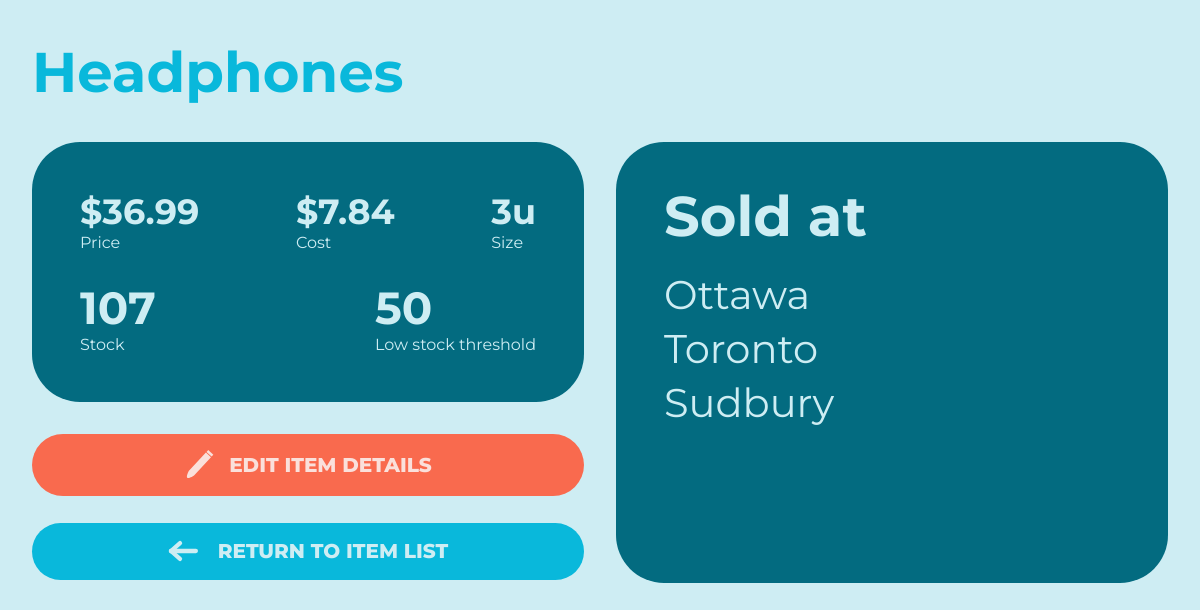
Page /view-item/Headphones on the committed database.
### wms/models.py (models this page shows, shortened)
class ItemTemplate(db.Model):
    _id = db.Column(db.Integer, primary_key=True)
    name = db.Column(db.String(MAXIMUM_NAME_LEN), unique=True, nullable=False)
    price = db.Column(db.Float, nullable=False)
    cost = db.Column(db.Float, nullable=False)
    size = db.Column(db.Integer, nullable=False)
    low_threshold = db.Column(db.Integer, nullable=False)
    instances = db.relationship('Item', backref='item_template', lazy=True)  # Instances using this item template
    @hybrid_property
    def warehouses(self):
        return [instance.warehouse for instance in self.instances]
    @hybrid_property
    def stock(self):
        stock = 0
        for instance in self.instances:
            stock += instance.quantity
        return stock

class Item(db.Model):
    _id = db.Column(db.Integer, primary_key=True)
    quantity = db.Column(db.Integer, nullable=False)
    warehouse = db.Column(db.String(MAXIMUM_NAME_LEN), db.ForeignKey('warehouse.name'), nullable=False)
    item_template_id = db.Column(db.Integer, db.ForeignKey('item_template._id'), nullable=False)

### wms/routes.py (the view, shortened to what this page needs)
@app.route("/view-item/<item_name>", methods=METHODS)
def view_item(item_name):
    item = ItemTemplate.query.filter_by(name=item_name).first()
    itemForm = ItemForm()
    itemForm.editing_details = True
    itemForm.current_id = item._id
    return render_template("view-item.html",
                           item=item,
                           price_format=price_format,
                           capacity_format=capacity_format,
                           itemForm=itemForm)

### wms/functions.py (called while the page is built)
def price_format(price, small=False):
    price = round(price, 2)
    if small:
        if price >= 1000:
            price /= 1000
            return "{:.2f}K".format(price)
    if price < 10000:
        return "{:,.2f}".format(price)
    else:
        if 1000000 < price < 9000000:
            price /= 1000000
            return "{:.2f}M".format(price)
        price /= 1000
        return "{:.2f}K".format(price)

def capacity_format(capacity):
    if capacity < 10000:
        return "{:,}".format(capacity)
    elif 10000 <= capacity <= 999999:
        capacity /= 1000
        return "{:.2f}K".format(capacity)
    else:
        capacity /= 1000000
        return "{:.2f}M".format(capacity)

### wms/templates/view-item.html (shortened to what this page needs)
<!DOCTYPE html>
{% extends "base.html" %}
{% block content %}
<link rel="stylesheet" href="{{url_for('static', filename='view-item.css')}}">
<h1>{{item.name}}</h1>
<div class="main-content">
    <div class="left-half">
        <div class="stats">
            <ul class="top-row">
                <li>
                    <h2>${{price_format(item.price)}}</h2>
                    <p>Price</p>
                </li>
                <li>
                    <h2>${{price_format(item.cost)}}</h2>
                    <p>Cost</p>
                </li>
                <li>
                    <h2>{{capacity_format(item.size)}}u</h2>
                    <p>Size</p>
                </li>
            </ul>
            <ul class="bottom-row">
                <li>
                    <h2>{{capacity_format(item.stock)}}</h2>
                    <p>Stock</p>
                </li>
                <li>
                    <h2>{{capacity_format(item.low_threshold)}}</h2>
                    <p>Low stock threshold</p>
                </li>
            </ul>
        </div>
        <button class="edit-item" id="edit-item">
            <h1>Edit Item Details</h1>
        </button>
        <a href="{{url_for('items')}}">
            <button class="home-button" id="home-button">
                <h1>Return to Item List</h1>
            </button>
        </a>
    </div>
    <div class="right-half">
        <div class="sold-at">
            <h1>Sold at</h1>
            <ul class="warehouse-list">
                {% for warehouse_name in item.warehouses %}
                    <li>
                        {{warehouse_name}}
                    </li>
                {% endfor %}
            </ul>
        </div>
    </div>
</div>
{% endblock content %}

### wms/static/main.css (style rules this page uses)
body, html { margin: 0; padding: 0; background-color: #CEEDF3; font-family: 'Montserrat', sans-serif; scroll-behavior: smooth; }
a, button { cursor: pointer; font-family: 'Montserrat', sans-serif; text-decoration: none; }
a:link, button:link { text-decoration: none !important; }

### wms/static/view-item.css (style rules this page uses)
body { margin: 0 2em; padding: 0; }
h1 { color: #09B8DB; font-size: 3.5em; margin-bottom: 20px; }
ul, li { list-style: none; margin: 0; padding: 0; }
.main-content { display: -webkit-box; display: -ms-flexbox; display: flex; }
.main-content .left-half, .main-content .right-half { width: 50%; padding: 1em 0; }
.main-content .left-half { padding-right: 1em; }
.main-content .right-half { padding-left: 1em; }
.stats { background-color: #036B80; color: #CEEDF3; border-radius: 3em; padding: 3em; margin-bottom: 2em; }
.stats ul { display: -webkit-box; display: -ms-flexbox; display: flex; -webkit-box-pack: justify; -ms-flex-pack: justify; justify-content: space-between; }
.stats ul h2 { margin: 0; font-size: 35px; }
.stats ul p { margin: 0; }
.stats .bottom-row h2 { font-size: 45px; }
.stats .top-row { margin-bottom: 1.8em; }
.edit-item { background-color: #F96A4E; border: none; width: 100%; border-radius: 5em; display: -webkit-box; display: -ms-flexbox; display: flex; -webkit-box-pack: center; -ms-flex-pack: center; justify-content: center; -webkit-box-align: center; -ms-flex-align: center; align-items: center; margin-bottom: 2em; padding: 1.2em; }
.edit-item h1 { color: #FAE0DB; text-transform: uppercase; font-weight: 800; font-size: 20px; margin: 0; }
.edit-item svg { width: 30px; height: 30px; margin-right: 15px; }
.home-button { display: -webkit-box; display: -ms-flexbox; display: flex; background-color: #09B8DB; padding: 1em; width: 100%; -webkit-box-pack: center; -ms-flex-pack: center; justify-content: center; -webkit-box-align: center; -ms-flex-align: center; align-items: center; border-radius: 4em; border: none; }
.home-button h1 { text-transform: uppercase; color: #CEEDF3; font-size: 20px; font-weight: 800; margin: 0; }
.home-button svg { margin-right: 20px; width: 30px; height: 30px; }
.sold-at { background-color: #036B80; color: #CEEDF3; border-radius: 3em; padding: 2.5em 3em 3em 3em; }
.sold-at h1 { color: #CEEDF3; margin: 0; }
.sold-at .warehouse-list { font-size: 40px; margin-top: .5em; height: 265px; overflow-y: scroll; }
.sold-at .warehouse-list li { margin-bottom: 5px; }
.sold-at .warehouse-list li:last-child { margin: 0; }

### rows in the picture
ItemTemplate: name "Headphones", price "36.99", cost "7.84", size "3", low_threshold "50"
Item: quantity.quantity "107", warehouse "Ottawa"
Item: warehouse "Toronto"
Item: warehouse "Sudbury"
